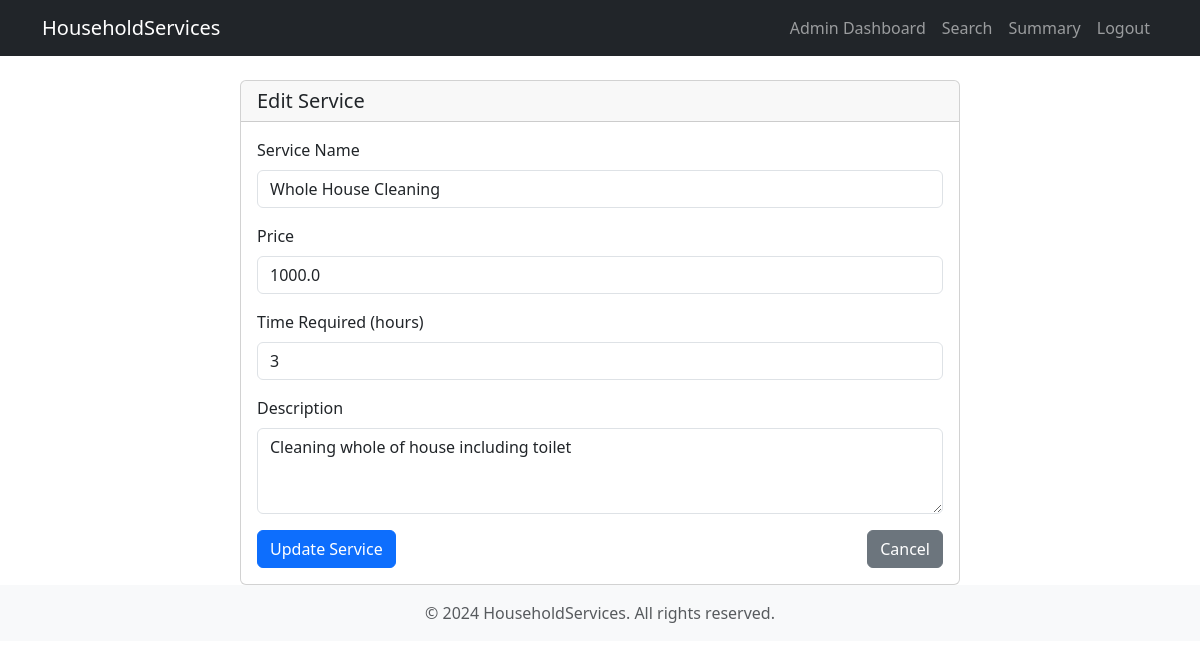
/admin/service/2/edit (signed in), run on an earlier commit of the app's database.
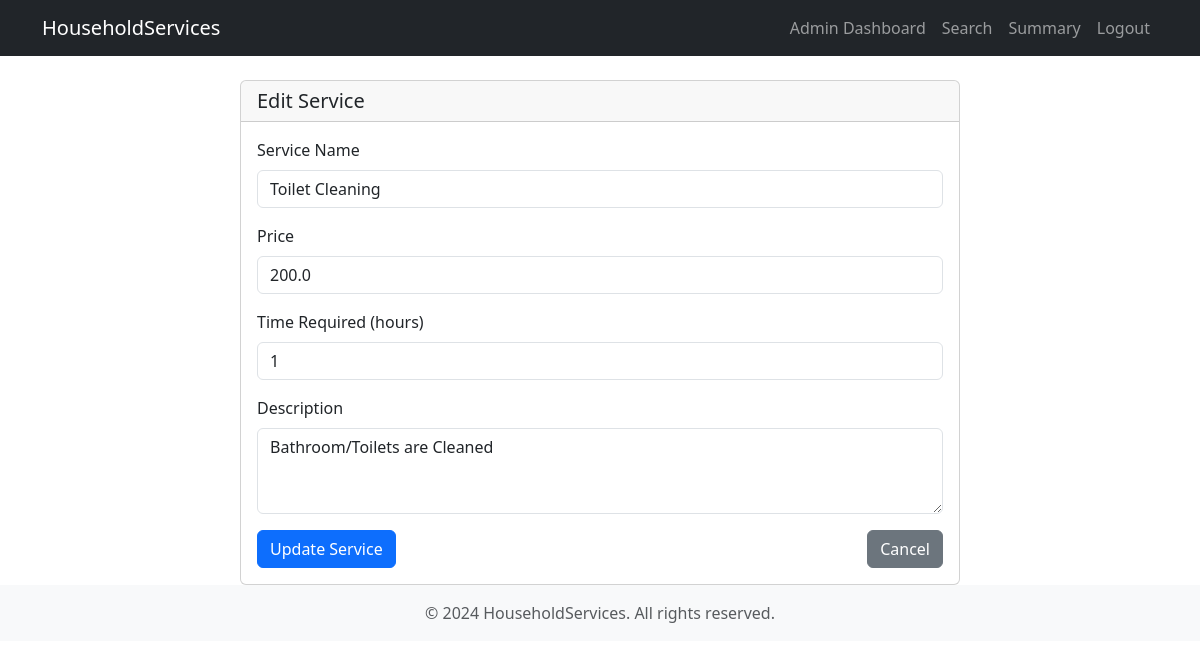
And on a later commit of the database.
### models.py (models this page shows)
class ServicePackage(db.Model):
    __tablename__ = 'service_package'
    id = db.Column(db.Integer, primary_key=True)
    name = db.Column(db.String(120), nullable=False)
    price = db.Column(db.Float, nullable=False)
    service_category_id = db.Column(db.Integer, db.ForeignKey('service_category.id'), nullable=False)
    time = db.Column(db.Integer, nullable=False)  # Time in hours
    description = db.Column(db.Text, nullable=False)
    service_requests = db.relationship('ServiceRequest', backref='service_package', lazy=True, cascade="all, delete-orphan")

### Folder1/admin_dashboard.py (the view, shortened to what this page needs)
@admin_blueprint.route('/service/<int:id>/edit', methods=['GET', 'POST'])
@admin_required
def edit_service(id):
    service = ServicePackage.query.get_or_404(id)
    return render_template('edit_service.html', service=service)

### Folder1/admin_dashboard.py (called while the page is built)
def admin_required(f):
    @wraps(f)
    def decorated_function(*args, **kwargs):
        if 'user_id' not in session or session.get('role') != 'admin':
            flash('Please login as admin to access this page.', 'danger')
            return redirect(url_for('authentication.user_login'))
        return f(*args, **kwargs)
    return decorated_function

### templates/edit_service.html (shortened to what this page needs)
{% extends "base.html" %}
{% block content %}
<div class="container mt-4">
    <div class="row">
        <div class="col-md-8 offset-md-2">
            <div class="card">
                <div class="card-header">
                    <h5 class="mb-0">Edit Service</h5>
                </div>
                <div class="card-body">
                    <form action="{{ url_for('admin.edit_service', id=service.id) }}" method="POST">
                        <div class="mb-3">
                            <label for="name" class="form-label">Service Name</label>
                            <input type="text" class="form-control" id="name" name="name" value="{{ service.name }}" required>
                        </div>
                        <div class="mb-3">
                            <label for="price" class="form-label">Price</label>
                            <input type="number" step="0.01" class="form-control" id="price" name="price" value="{{ service.price }}" required>
                        </div>
                        <div class="mb-3">
                            <label for="time" class="form-label">Time Required (hours)</label>
                            <input type="number" class="form-control" id="time" name="time" value="{{ service.time }}" required>
                        </div>
                        <div class="mb-3">
                            <label for="description" class="form-label">Description</label>
                            <textarea class="form-control" id="description" name="description" rows="3" required>{{ service.description }}</textarea>
                        </div>
                        <div class="d-flex justify-content-between">
                            <button type="submit" class="btn btn-primary">Update Service</button>
                            <a href="{{ url_for('admin.dashboard') }}" class="btn btn-secondary">Cancel</a>
                        </div>
                    </form>
                </div>
            </div>
        </div>
    </div>
</div>
{% endblock %}

What changed in the data, as far as the page shows it:
changed ServicePackage: name "Whole House Cleaning" → "Toilet Cleaning"; price "1000.0" → "200.0"; time "3" → "1"; description "Cleaning whole of house including toilet" → "Bathroom/Toilets are Cleaned"
